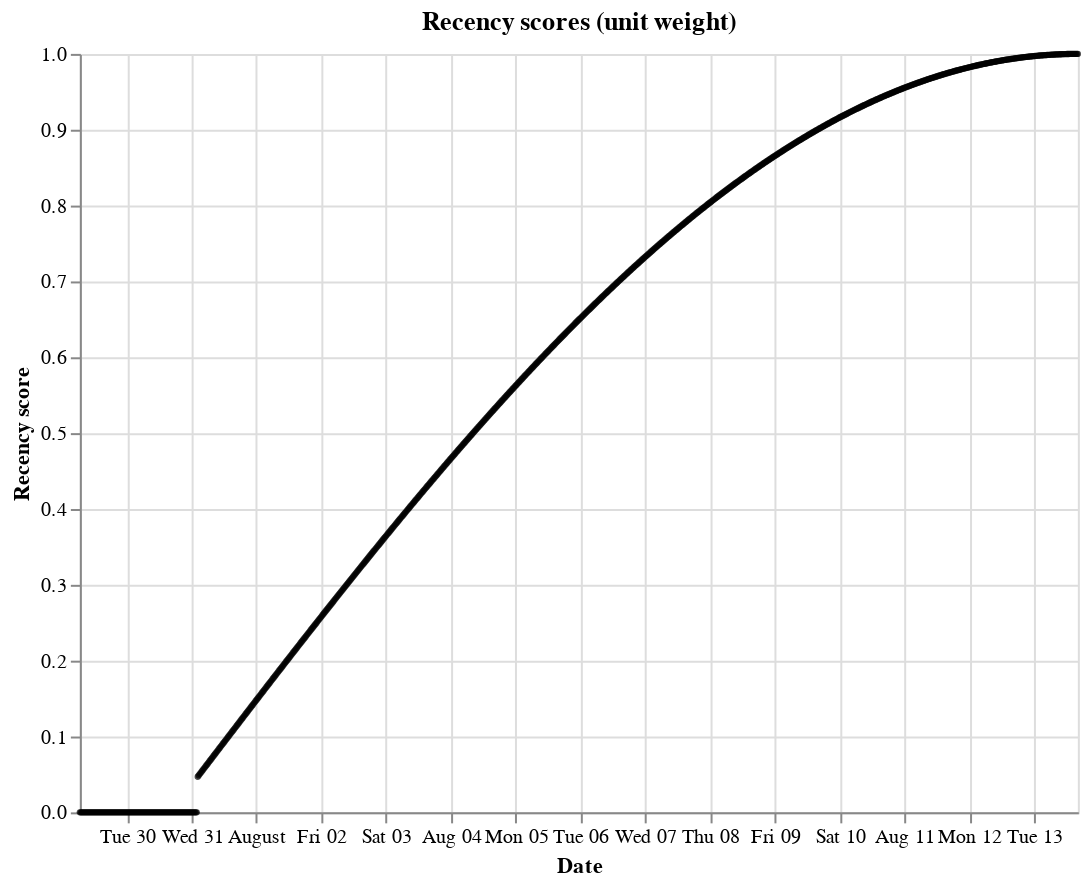

Notebook code cell kept with this figure:
### Markdown cell above
Use the `RecencyPlotter` to visualize the value set of the `RecencySpace`.

### Code cell
sl.RecencyPlotter(recency_space).plot_recency_curve()

### Figure 1 — Vega-Lite specification as saved in the notebook (floating-point values rounded to 4 significant figures; data arrays with more than 128 entries replaced by an {"elided": "..."} marker saying what was removed)
{"$schema": "https://vega.github.io/schema/vega-lite/v5.16.3.json", "config": {"view": {"continuousHeight": 300, "continuousWidth": 300}}, "data": {"name": "data-6944e4ec4c1cdacd3857140d4eec39bf"}, "datasets": {"data-6944e4ec4c1cdacd3857140d4eec39bf": {"elided": "1000 records"}}, "encoding": {"tooltip": [{"field": "date", "type": "temporal"}], "x": {"field": "date", "title": "Date", "type": "temporal"}, "y": {"field": "score", "title": "Recency score", "type": "quantitative"}}, "height": 380, "mark": {"color": "black", "filled": true, "size": 10, "type": "point"}, "title": "Recency scores (unit weight)", "width": 500}
